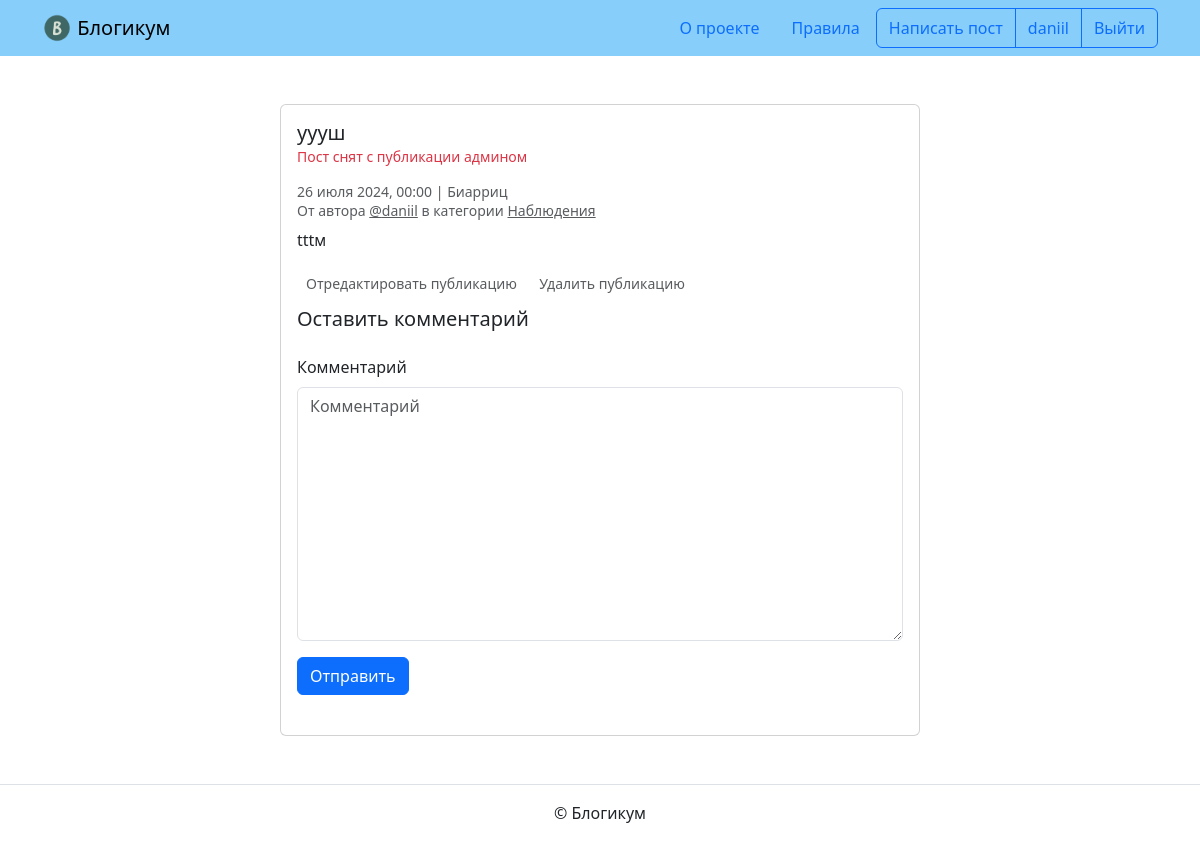
/posts/50/ (signed in), run on an earlier commit of the app's database.
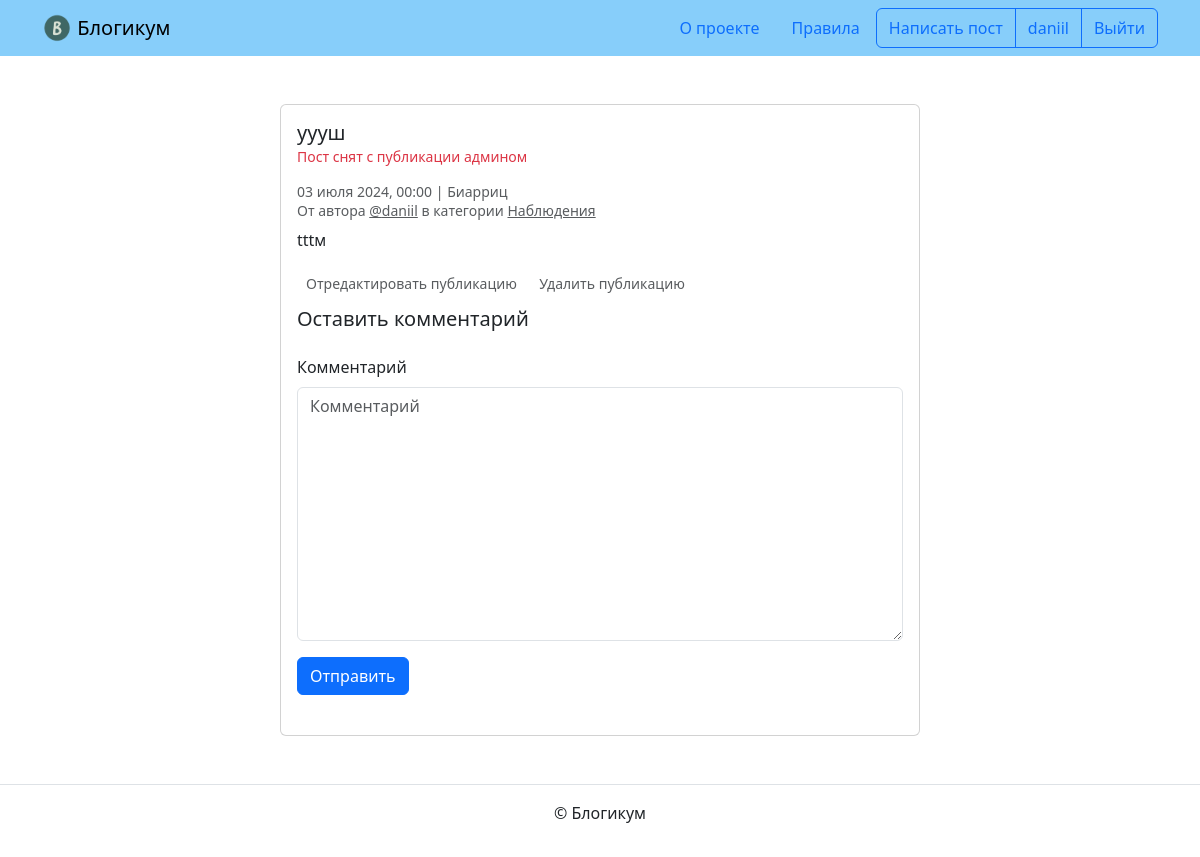
And on a later commit of the database.
### blog/models.py (models this page shows, shortened)
class BaseModel(models.Model):
    is_published = models.BooleanField(
        default=True,
        verbose_name='Опубликовано',
        help_text='Снимите галочку, чтобы скрыть публикацию.'
    )
    created_at = models.DateTimeField(
        'Добавлено',
        auto_now_add=True,
    )
    class Meta:
        abstract = True
        ordering = ('-created_at', )

class Post(BaseModel):
    title = models.CharField(
        'Заголовок',
        max_length=settings.MAX_FIELD_LENGTH
    )
    text = models.TextField('Текст')
    pub_date = models.DateTimeField(
        'Дата и время публикации',
        help_text=('Если установить дату и время в будущем'
                   ' — можно делать отложенные публикации.')
    )
    author = models.ForeignKey(
        User,
        on_delete=models.CASCADE,
        verbose_name='Автор публикации'
    )
    location = models.ForeignKey(
        Location,
        on_delete=models.SET_NULL,
        null=True,
        blank=True,
        verbose_name='Местоположение'
    )
    category = models.ForeignKey(
        Category,
        on_delete=models.SET_NULL,
        null=True,
        verbose_name='Категория'
    )
    image = models.ImageField(
        'Фотография',
        upload_to='post_photo',
        blank=True,
    )
    objects = PostQuerySet.as_manager()
    published = PostManager()
    class Meta:
        default_related_name = 'posts'
        ordering = ('-pub_date', )
        verbose_name = 'публикация'
        verbose_name_plural = 'Публикации'

class Location(BaseModel):
    name = models.CharField(
        'Название места',
        max_length=settings.MAX_FIELD_LENGTH
    )
    class Meta:
        verbose_name = 'местоположение'
        verbose_name_plural = 'Местоположения'

class Category(BaseModel):
    title = models.CharField('Заголовок', max_length=settings.MAX_FIELD_LENGTH)
    description = models.TextField('Описание')
    slug = models.SlugField(
        'Идентификатор',
        unique=True,
        help_text=('Идентификатор страницы для URL; '
                   'разрешены символы латиницы, цифры, дефис и подчёркивание.')
    )
    class Meta:
        verbose_name = 'категория'
        verbose_name_plural = 'Категории'

### blog/views.py (the view)
class PostDetailView(PermissionUnpublishedMixin, DetailView):
    queryset = Post.objects.with_related_data()
    template_name = 'blog/detail.html'
    def get_context_data(self, **kwargs):
        context = super().get_context_data(**kwargs)
        context['form'] = CommentForm()
        context['comments'] = (
            self.object.comments.select_related('author')
        )
        return context

### blog/forms.py
class CommentForm(forms.ModelForm):
    class Meta:
        model = Comment
        fields = ('text',)

### blog/views.py (called while the page is built)
    def test_func(self):
        object = self.get_object()
        if (
            object.pub_date >= timezone.now()
            or not object.is_published
            or not object.category.is_published
        ):
            return object.author == self.request.user
        else:
            return True

### templates/blog/detail.html (shortened to what this page needs)
{% extends "base.html" %}
{% block content %}
  <div class="col d-flex justify-content-center">
    <div class="card" style="width: 40rem;">
      <div class="card-body">
        <h5 class="card-title">{{ post.title }}</h5>
        <h6 class="card-subtitle mb-2 text-muted">
          <small>
            {% if not post.is_published %}
              <p class="text-danger">Пост снят с публикации админом</p>
            {% elif not post.category.is_published %}
              <p class="text-danger">Выбранная категория снята с публикации админом</p>
            {% endif %}
            {{ post.pub_date|date:"d E Y, H:i" }} | {% if post.location and post.location.is_published %}{{ post.location.name }}{% else %}Планета Земля{% endif %}<br>
            От автора <a class="text-muted" href="{% url 'blog:profile' post.author.username %}">@{{ post.author.username }}</a> в
            категории {% include "includes/category_link.html" %}
          </small>
        </h6>
        <p class="card-text">{{ post.text|linebreaksbr }}</p>
        {% if user == post.author %}
          <div class="mb-2">
            <a class="btn btn-sm text-muted" href="{% url 'blog:edit_post' post.id %}" role="button">
              Отредактировать публикацию
            </a>
            <a class="btn btn-sm text-muted" href="{% url 'blog:delete_post' post.id %}" role="button">
              Удалить публикацию
            </a>
          </div>
        {% endif %}
        {% include "includes/comments.html" %}
      </div>
    </div>
  </div>
{% endblock %}

### templates/includes/category_link.html
<a class="text-muted" href="{% url 'blog:category_posts' post.category.slug %}">
  {{ post.category.title }}
</a>

What changed in the data, as far as the page shows it:
changed Post "yyyш": pub_date "26 июля 2024, 00:00" → "03 июля 2024, 00:00"
